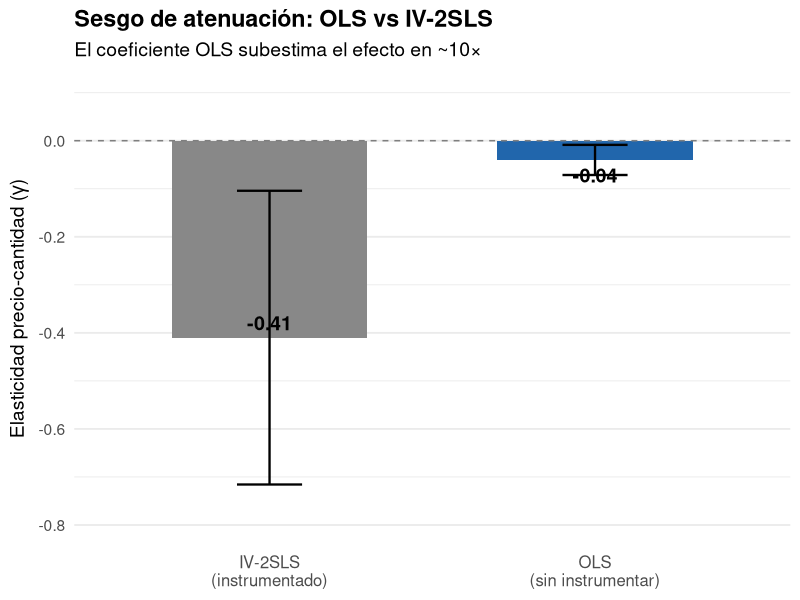
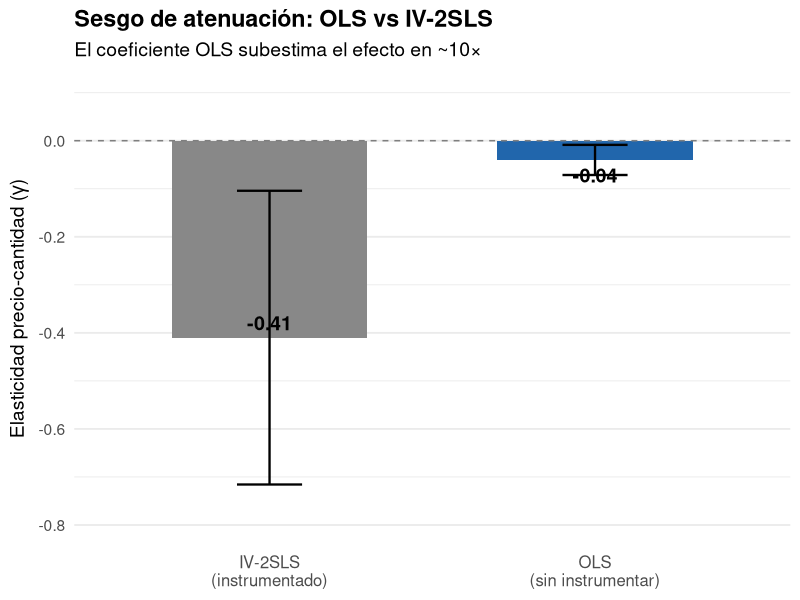

These charts were generated, in order, by the following R code:
library(ggplot2)

# Datos
datos_comparacion <- data.frame(
  Estimador = c("OLS\n(sin instrumentar)", "IV-2SLS\n(instrumentado)"),
  gamma = c(-0.04, -0.41),
  SE = c(0.016, 0.156)
)

# Gráfico
ggplot(datos_comparacion, aes(x = Estimador, y = gamma, fill = Estimador)) +
  geom_col(width = 0.6, show.legend = FALSE) +
  geom_errorbar(aes(ymin = gamma - 1.96*SE, ymax = gamma + 1.96*SE), 
                width = 0.2, linewidth = 0.8) +
  geom_hline(yintercept = 0, linetype = "dashed", color = "gray50") +
  geom_text(aes(label = sprintf("%.2f", gamma)), 
            vjust = ifelse(datos_comparacion$gamma < -0.2, -0.5, 1.5),
            fontface = "bold", size = 5) +
  scale_fill_manual(values = c("#888888", "#2166AC")) +
  scale_y_continuous(limits = c(-0.8, 0.1), breaks = seq(-0.8, 0, 0.2)) +
  labs(
    title = "Sesgo de atenuación: OLS vs IV-2SLS",
    subtitle = "El coeficiente OLS subestima el efecto en ~10×",
    x = NULL,
    y = expression(paste("Elasticidad precio-cantidad (", gamma, ")"))
  ) +
  theme_minimal(base_size = 14) +
  theme(
    plot.title = element_text(face = "bold"),
    panel.grid.major.x = element_blank(),
    axis.text.x = element_text(size = 12)
  )

# Guardar
ggsave("figura_ols_vs_iv.png", width = 7, height = 5, dpi = 300)
